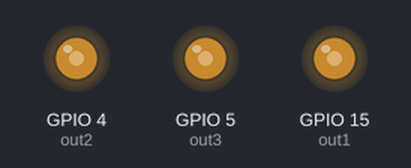
Simulated run of this sketch. Board: ESP32. Shown: output pins drawn as LEDs (lit = HIGH).

Above: at 0.12 s.
At 5.04 s:
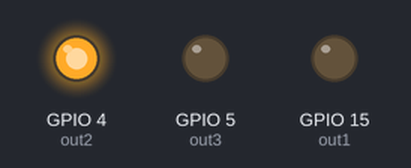
At 10.04 s:
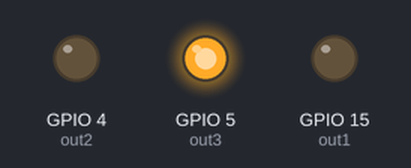
At 20.04 s:
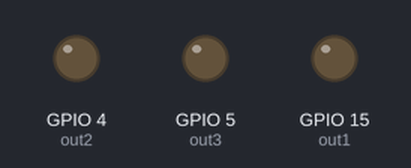
At 29.84 s:
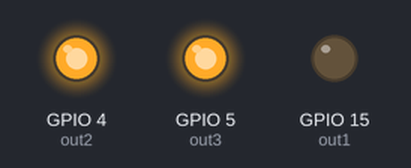
At 39.94 s:
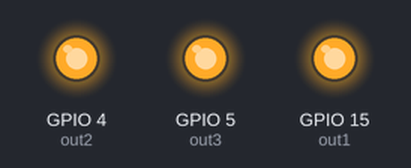
Timing chart, 0 to 40.0 s (numbered marks = the images above):
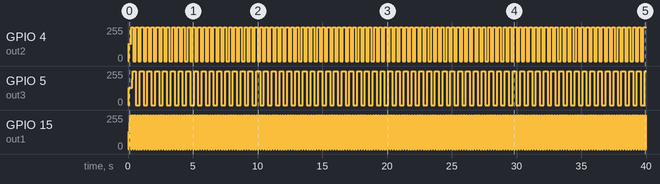

The sketch:

Pisca3Leds_V2.ino
```cpp
/* Aula 2 do módulo 2 do curso de ESP32

 Autor: Eduardo Lelis
 Novembro 2021
*/

// ============================================================================================================== //
// Mapeamento de hardware
#define out1 15
#define out2  4
#define out3  5

// ============================================================================================================== //
// Constantes do projeto
#define out1_time 100
#define out2_time 200
#define out3_time 300

// ============================================================================================================== //
// Variáveis do projeto
int out1_time_save = 0,
    out2_time_save = 0,
    out3_time_save = 0;

// ============================================================================================================== //
void setup() {

    pinMode(out1, OUTPUT);
    pinMode(out2, OUTPUT);
    pinMode(out3, OUTPUT);

    digitalWrite(out1, LOW);
    digitalWrite(out2, LOW);
    digitalWrite(out3, LOW);
} // end void setup

// ============================================================================================================== //
void loop() {

    if((millis()-out1_time) >= out1_time_save){

        digitalWrite(out1, !digitalRead(out1));
        out1_time_save = millis();
    } // end if out1

    if((millis()-out2_time) >= out2_time_save){

        digitalWrite(out2, !digitalRead(out2));
        out2_time_save = millis();
    } // end if out2

    if((millis()-out3_time) >= out3_time_save){

        digitalWrite(out3, !digitalRead(out3));
        out3_time_save = millis();
    } // end if out3

} // end void loop
```

Measured:
- by itself, GPIO 4 (out2): repeats every 0.36 s: 255/255 0.16 s, 0/255 0.20 s
